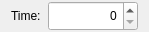
<?xml version="1.0" encoding="UTF-8"?>
<ui version="4.0">
 <class>VolumeSliceSelector</class>
 <widget class="QWidget" name="VolumeSliceSelector">
  <property name="geometry">
   <rect>
    <x>0</x>
    <y>0</y>
    <width>149</width>
    <height>32</height>
   </rect>
  </property>
  <property name="sizePolicy">
   <sizepolicy hsizetype="Preferred" vsizetype="Minimum">
    <horstretch>0</horstretch>
    <verstretch>0</verstretch>
   </sizepolicy>
  </property>
  <property name="windowTitle">
   <string>Form</string>
  </property>
  <layout class="QHBoxLayout" name="horizontalLayout">
   <property name="topMargin">
    <number>1</number>
   </property>
   <property name="bottomMargin">
    <number>1</number>
   </property>
   <item>
    <widget class="QLabel" name="label">
     <property name="sizePolicy">
      <sizepolicy hsizetype="Minimum" vsizetype="Preferred">
       <horstretch>0</horstretch>
       <verstretch>0</verstretch>
      </sizepolicy>
     </property>
     <property name="text">
      <string>Time:</string>
     </property>
    </widget>
   </item>
   <item>
    <widget class="QSpinBox" name="sbTime">
     <property name="sizePolicy">
      <sizepolicy hsizetype="Minimum" vsizetype="Minimum">
       <horstretch>0</horstretch>
       <verstretch>0</verstretch>
      </sizepolicy>
     </property>
     <property name="minimumSize">
      <size>
       <width>90</width>
       <height>0</height>
      </size>
     </property>
     <property name="maximumSize">
      <size>
       <width>90</width>
       <height>16777215</height>
      </size>
     </property>
     <property name="alignment">
      <set>Qt::AlignRight|Qt::AlignTrailing|Qt::AlignVCenter</set>
     </property>
    </widget>
   </item>
  </layout>
 </widget>
 <resources/>
 <connections/>
</ui>
